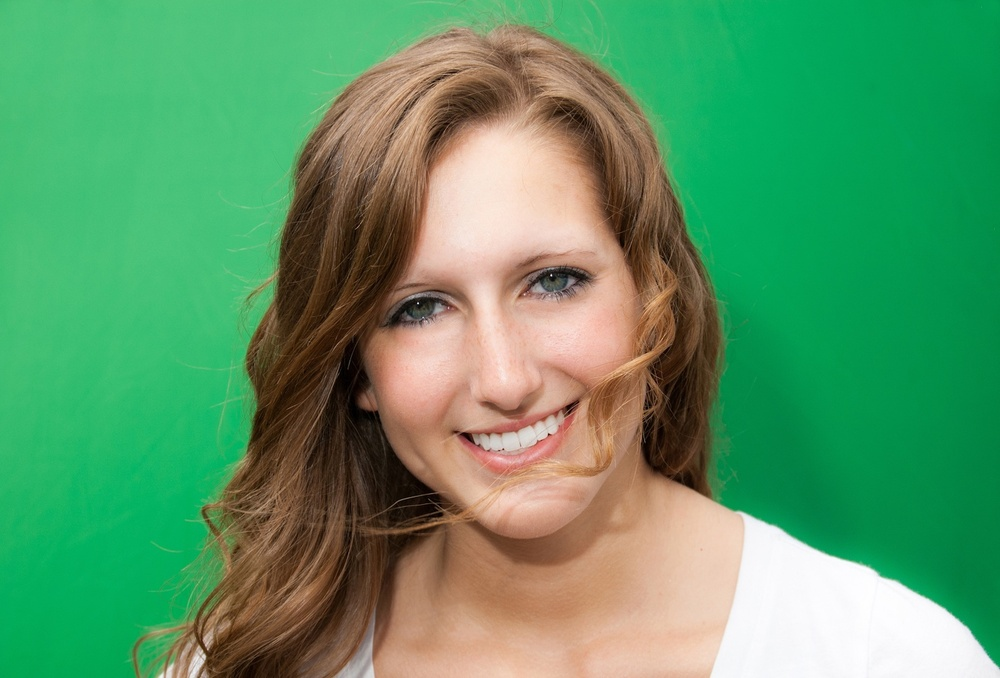
#> input picture Lecture11/code/green.jpg, 1000 x 678 px, shrunk from 1474 x 1000 before the run
$ python 3_rgb_multiply.py
#> lines starting #> are read from the running program, lines starting #| are printed output that depends on the picture
#!/usr/bin/env -S uv run --script
from PIL import Image

im = Image.open("green.jpg")
#> im is the input picture: PIL image 1000x678 RGB; mean R, G, B 90.5, 152.3, 102.5
for x in range(0, im.width):
    for y in range(0, im.height):
        pixel = im.getpixel((x, y))
        newPixel = (int(pixel[0] * 0.25), int(pixel[1] * 1.25), int(pixel[2]))
        im.putpixel((x, y), newPixel)
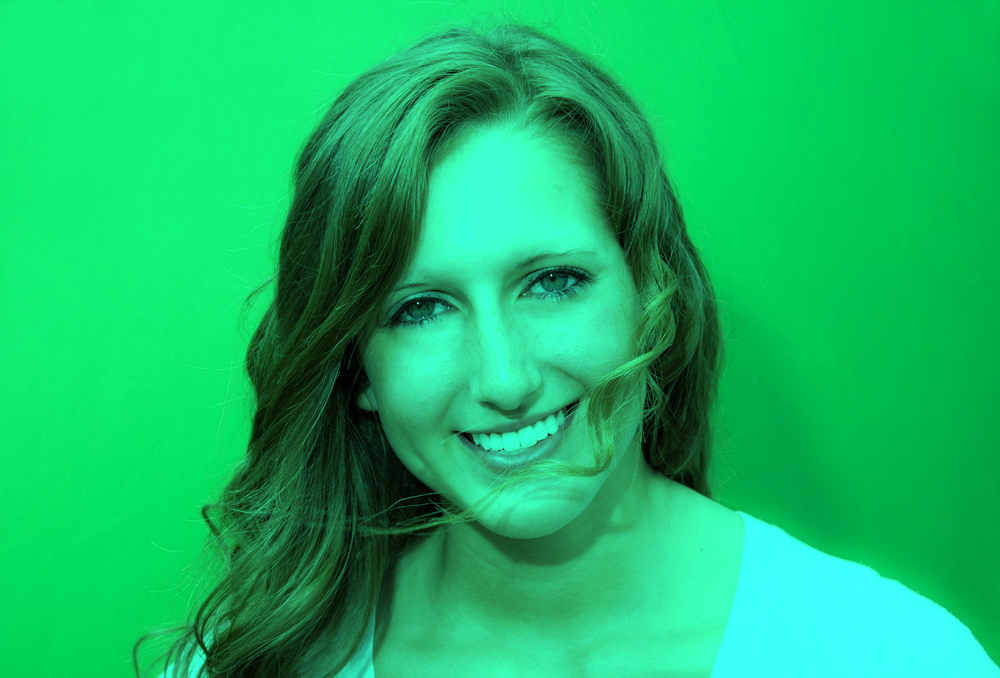
#> im: PIL image 1000x678 RGB; mean R, G, B 22.3, 187.3, 102.5
im.show()
